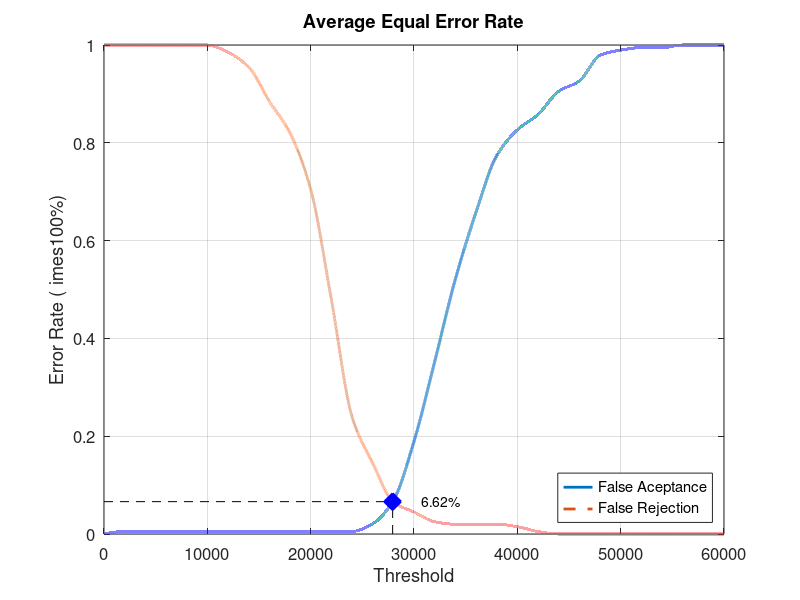
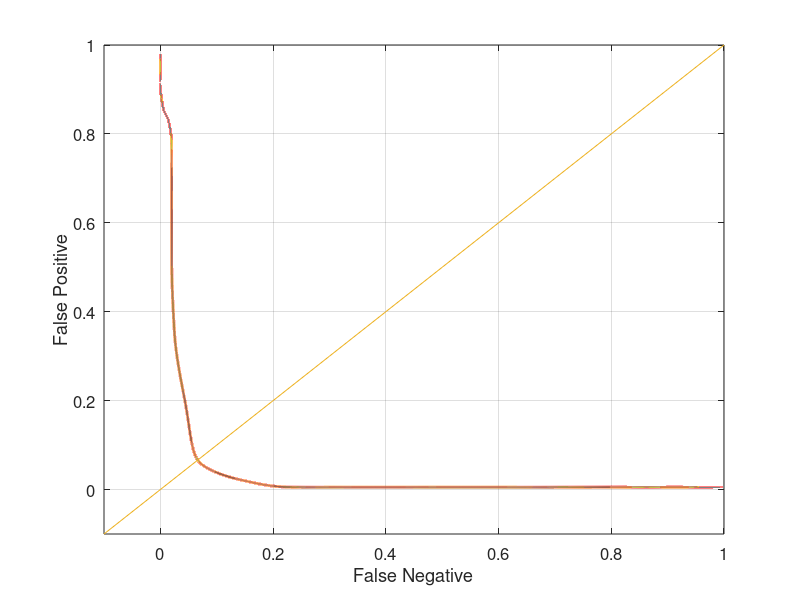

Recreate these plots in MATLAB, in order.
close all;
clear;
clc;
x = 0:2000:60000;
xq = 0:0.5:60000;

y0 = [0 0.00526316 0.00526316 0.00526316 0.00526316 0.00526316 0.00526316 0.00526316 0.00526316 0.00526316 0.00526316 0.00526316 0.00526316 0.0210526 0.0684211 0.189474 0.352632 0.521053 0.657895 0.773684 0.826316 0.857895 0.905263 0.926316 0.978947 0.989474 0.994737 0.994737 1 1 1]
yy0 = interp1(x, y0, xq, 'pchip');
y1 = [1 1 1 1 1 1 0.985 0.955 0.885 0.82 0.705 0.48 0.24 0.145 0.065 0.045 0.025 0.02 0.02 0.02 0.015 0.005 0 0 0 0 0 0 0 0 0]
yy1 = interp1(x, y1, xq, 'pchip');

% Calculating EER: 
y2 = abs(y0 - y1);
find(y2 == min(y2))
yy2 = abs(yy0 - yy1);
xEER = find(yy2 == min(yy2));
xEERIndex = xq(xEER) % X-axis EER
yEER = yy0(xEER) % Y-axis EER

main = figure
plot(xq, yy0,'-','LineWidth', 2);	hold on
plot(xq, yy1,'--','LineWidth', 2);	hold on
plot([xEERIndex xEERIndex], [0 yEER], 'k--');	hold on
plot([0 xEERIndex], [yEER yEER], 'k--');	hold on
plot(xEERIndex, yEER, 'bx', 'LineWidth', 10);	hold on
text(xEERIndex + 10 * xEERIndex / 100, yEER, [num2str(round((10000 * yEER)) / 100) '%'])
legend('False Aceptance', 'False Rejection', 'Location', 'SouthEast')
xlabel('Threshold')
ylabel('Error Rate (	imes100%)')
title('Average Equal Error Rate')
set(gca, 'FontSize', 12)
axis([0 60000 0 1])
grid on

print(main, 'Database2_3Main', '-dpng');
FNRxFPR = figure('Color', [1 1 1]);
plot(yy1, yy0, '-', yy1, yy0, 'LineWidth', 2);
hold on
y = -0.1:0.1:1
plot(y, y); 
set(gca, 'FontSize', 12)
xlabel('False Negative')
ylabel('False Positive')
axis([-0.1 1 -0.1 1])
set(gca, 'FontSize', 12)
grid on

print(FNRxFPR, 'Database2_3FNRxFPR','-dpng');
